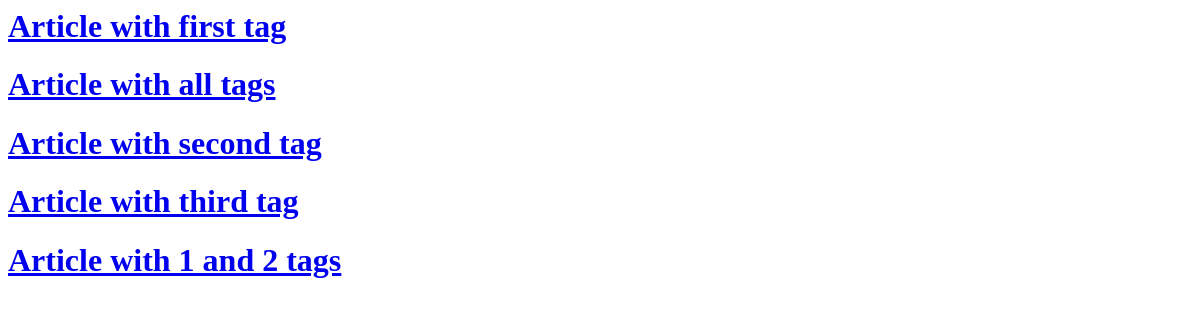
The app's page /tag_search/, older data.
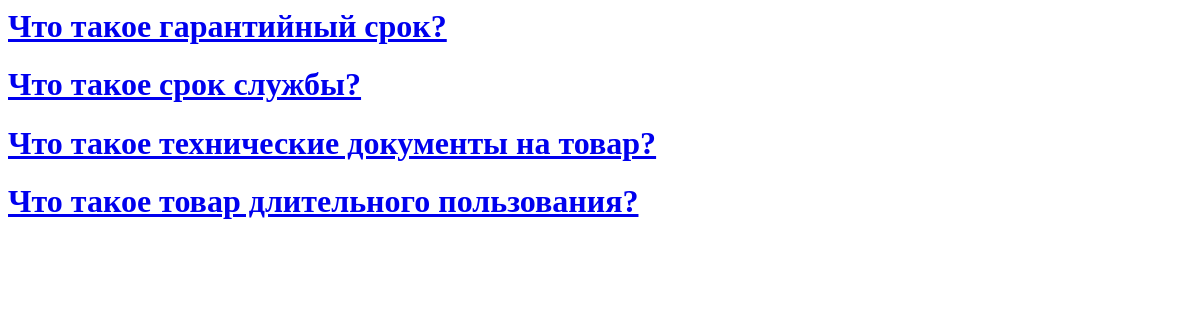
The same page, newer data.
### second_help/models.py (models this page shows)
class Articles(models.Model):
    name = models.CharField(max_length=125, default="default_name")
    web_url = models.CharField(max_length=1024, verbose_name="Внешняя ссылка", null=True, blank=True)
    document = models.FileField(storage=fs_for_article, verbose_name="Файл документа", null=True, blank=True)
    tags = models.ManyToManyField('Tag')

### second_help/views.py (the view)
# urls.py: path('tag_search/', views.tag_search, name='tag_search'),
def tag_search(request):
    articles = Articles.objects.all()
    if request.method == 'GET':
        form = TagSearchForm(request.GET)
        if form.is_valid():
            tags = form.cleaned_data['tags']
            articles = Articles.objects.filter(tags__in=tags).distinct()
            return render(request, 'all_articles.html', {'articles': articles, 'form': form})
    else:
        form = TagSearchForm()
    return render(request, 'all_articles.html', {'articles': articles, 'form': form})

### second_help/models.py (called while the page is built)
    def __str__(self):
        return self.name

### templates/all_articles.html
{% for article in articles %}
    <h1><a href="/articles/{{article.document}}">{{ article.name }}</a></h1>
{% empty %}
    <p>Статей не найдено</p>
{% endfor %}

Row changes from the older to the newer data that the page shows:
removed Articles: name "Article with first tag"
removed Articles: name "Article with all tags"
removed Articles: name "Article with second tag"
removed Articles: name "Article with third tag"
removed Articles: name "Article with 1 and 2 tags"
added Articles: name "Что такое гарантийный срок?"
added Articles: name "Что такое срок службы?"
added Articles: name "Что такое технические документы на товар?"
added Articles: name "Что такое товар длительного пользования?"
